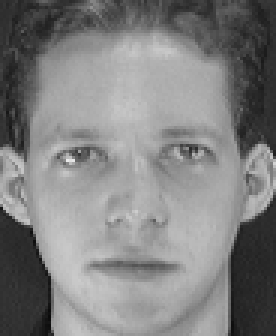
#> input picture training_data/s1/1.pgm, 92 x 112 px, given in place of the camera (shown 3 times larger)
$ python face_detection.py
#> lines starting #> are read from the running program, lines starting #| are printed output that depends on the picture
import cv2
print("Starting algorithm")

cascade = cv2.CascadeClassifier('faces2.xml')

cap = cv2.VideoCapture(0)
if cap.isOpened() == True:
    print("OK")

while True:
    _, frame = cap.read()
#> frame is the input picture: shape (112, 92, 3); min 11, max 234, mean 128.3
    frame = cv2.cvtColor(frame, cv2.COLOR_BGR2HSV)
#> frame: shape (112, 92, 3); mean H, S, V 0, 0, 128.3
    h,s,v = cv2.split(frame)
#> h: shape (112, 92); every value is 0

    faces = cascade.detectMultiScale(v, 1.2, 4)
#> faces = [[4, 21, 84, 84]]

    for(x,y,w,h) in faces:
        cv2.rectangle(v, (x,y), (x+w, y+h), (255,255,255), 2)
#> this loop made 1 pass
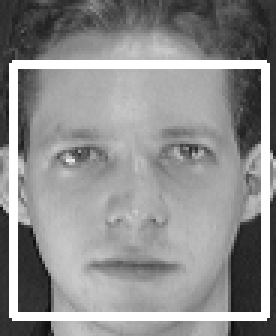
#> v: shape (112, 92) (shown 3 times larger); min 12, max 255, mean 143

    cv2.imshow('frame',v)

    if cv2.waitKey(1) & 0xFF == ord('q'):
#> (key q is pressed here)
        break
cap.release()
cv2.destroyAllWindows()

$ run again, on training_data/s1/3.pgm
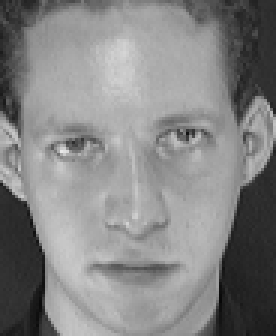
#> input picture training_data/s1/3.pgm, 92 x 112 px, given in place of the camera (shown 3 times larger)
#> frame is the input picture: shape (112, 92, 3); min 7, max 232, mean 132.6
#> frame: shape (112, 92, 3); mean H, S, V 0, 0, 132.6
#> faces = [[2, 18, 86, 86]]
#> the loop `for(x,y,w,h) in faces:` made 1 pass
#> after the loop `for(x,y,w,h) in faces:`:
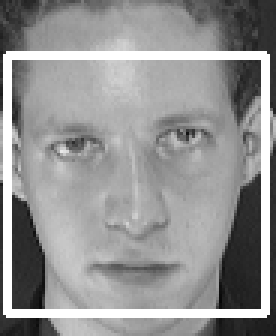
#> v: shape (112, 92) (shown 3 times larger); min 7, max 255, mean 147.6
